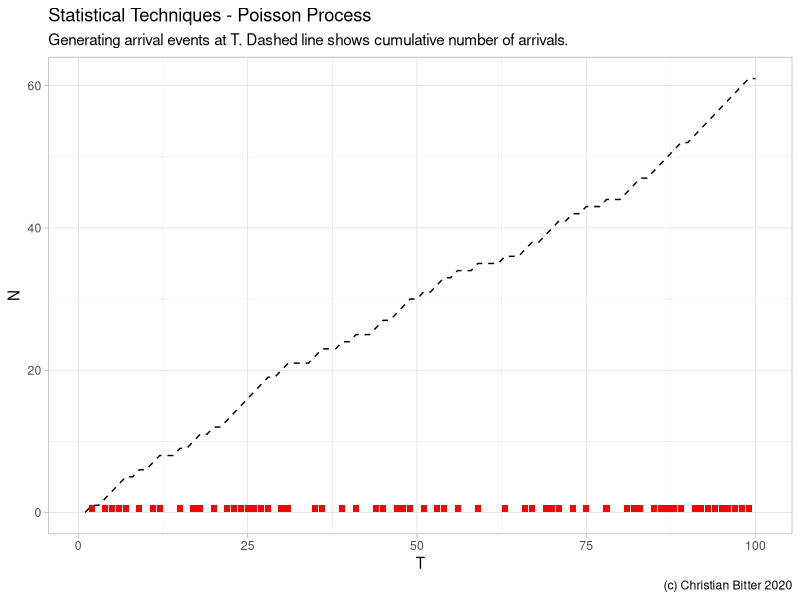
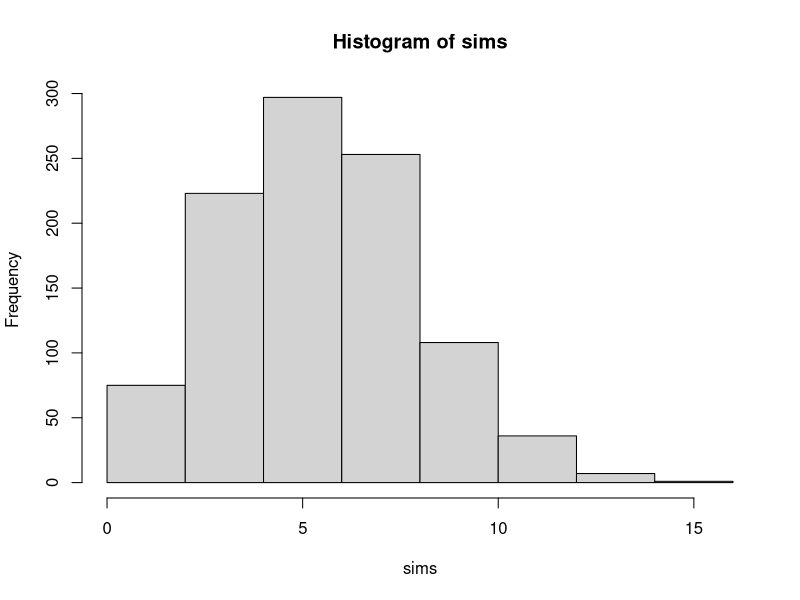

The R script that drew these images, in order:
rm(list = ls());

library(ggplot2);
library(dplyr);

set.seed(1234);

# A poisson process is characterized by having events occur according to
# arrival time or occurrence rae lambda

S0     <- 0;
lambda <- 1;
t0 <- 100;
N_i <- rep(0, t0);
T_i <- 1:t0;
i <- 1;

while (S0 < t0) {
  T_i <- rexp(1, lambda);  
  S0 <- S0 + T_i;
  N_i[S0] <- 1;
}
N_i <- N_i[1:t0];

plot_title   <- "Statistical Techniques - Poisson Process";
plot_caption <- "(c) Christian Bitter 2020";

df <- data.frame("T" = 1:t0, "X" = N_i, N = cumsum(N_i));

df %>%
  as_tibble() %>%
  ggplot(aes(x = T, y = X)) + 
  geom_bar(stat = "identity", fill = "red") + 
  geom_line(aes(y = N), linetype = 2) + 
  theme_light() + 
  labs(x = "T", y = "N",
       caption = plot_caption, title = plot_title,
       subtitle = "Generating arrival events at T. Dashed line shows cumulative number of arrivals.");

# a 2nd approach to simulating a poisson process is 
# to fix the number of events in some interval t - getting a random poisson
# and then simulating the interarrival times leading up to the number of events
# using that conditional on the number arrivals, the interarrival times 
# are uniformly distributed
M      <- 1e3;

lambda <- 2;
upper  <- 100;
t0     <- 3;
sims   <- rep(0, M);

for (i in 1:M) {
  NoEvents <- rpois(n = 1, lambda * upper);
  UnorderedArrivalTimes <- runif(n = NoEvents, min = 0, max = upper);
  Sn <- sort(UnorderedArrivalTimes);
  
  # the smallest when we did not exceed - arrivals in 0 - t1
  N_t1    <- min(which(Sn > t0)) - 1;
  sims[i] <- N_t1;
}

hist(sims)
# expectation should be around lambda * t
mean(sims);
# variance should be around lambda * t
var(sims);